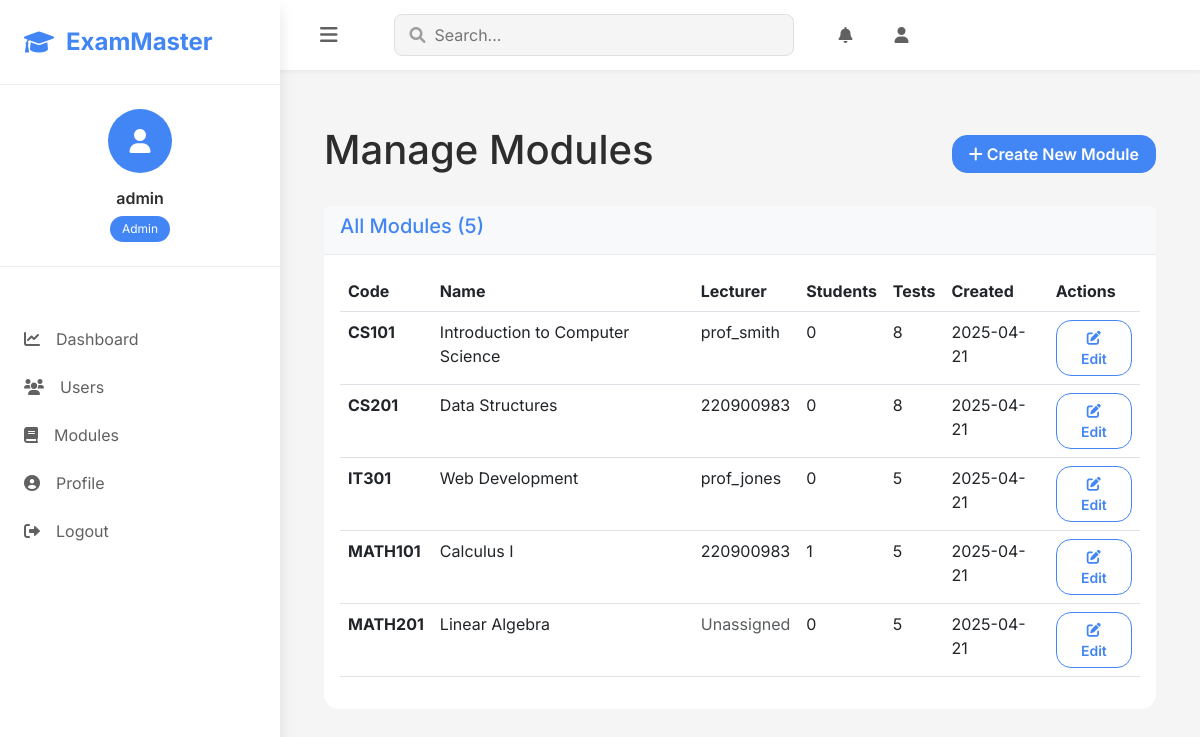
/admin/modules (signed in), run on the app's committed database.
### models.py (models this page shows, shortened)
class User(UserMixin, db.Model):
    id = db.Column(db.Integer, primary_key=True)
    username = db.Column(db.String(64), unique=True, nullable=False)
    email = db.Column(db.String(120), unique=True, nullable=False)
    password_hash = db.Column(db.String(256), nullable=False)
    role = db.Column(db.String(20), nullable=False)  # 'student', 'lecturer', or 'admin'
    date_registered = db.Column(db.DateTime, default=datetime.utcnow)
    face_encodings = db.Column(db.Text, nullable=True)  # store face encoding data as JSON
    created_tests = db.relationship('Test', backref='author', lazy=True,
                                   foreign_keys='Test.lecturer_id')
    test_attempts = db.relationship('TestAttempt', backref='student', lazy=True)
    taught_modules = db.relationship('Module', backref='lecturer', lazy=True)
    enrolled_modules = db.relationship('Module',
                                      secondary=student_module,
                                      backref=db.backref('enrolled_students', lazy='dynamic'),
                                      lazy='dynamic')
    def is_admin(self):
        print(f"Checking if user {self.username} is admin. Role: {self.role}")
        result = self.role == 'admin'
        print(f"is_admin result: {result}")
        return result

class Module(db.Model):
    id = db.Column(db.Integer, primary_key=True)
    code = db.Column(db.String(10), unique=True, nullable=False)  # e.g., CSC101
    name = db.Column(db.String(100), nullable=False)  # e.g., "Introduction to Computer Science"
    description = db.Column(db.Text, nullable=True)
    created_at = db.Column(db.DateTime, default=datetime.utcnow)
    lecturer_id = db.Column(db.Integer, db.ForeignKey('user.id'), nullable=True)
    tests = db.relationship('Test', backref='module', lazy=True)

### routes.py (the view)
@app.route('/admin/modules', methods=['GET'])
@login_required
def admin_manage_modules():
    if not current_user.is_admin():
        flash('Access denied: You need to be an administrator to access this page.', 'danger')
        return redirect(url_for('index'))
    modules = Module.query.order_by(Module.code).all()
    return render_template(
        'admin/manage_modules.html',
        title='Manage Modules',
        modules=modules
    )

### models.py (called while the page is built)
@login_manager.user_loader
def load_user(user_id):
    return User.query.get(int(user_id))

### templates/admin/manage_modules.html (shortened to what this page needs)
{% extends 'base.html' %}
{% block content %}
<div class="container mt-4">
    <div class="d-flex justify-content-between align-items-center mb-4">
        <h1>Manage Modules</h1>
        <a href="{{ url_for('admin_create_module') }}" class="btn btn-primary">
            <i class="fas fa-plus"></i> Create New Module
        </a>
    </div>
    <div class="card">
        <div class="card-header bg-light">
            <h5>All Modules ({{ modules|length }})</h5>
        </div>
        <div class="card-body">
            <div class="table-responsive">
                <table class="table table-hover">
                    <thead>
                        <tr>
                            <th>Code</th>
                            <th>Name</th>
                            <th>Lecturer</th>
                            <th>Students</th>
                            <th>Tests</th>
                            <th>Created</th>
                            <th>Actions</th>
                        </tr>
                    </thead>
                    <tbody>
                        {% for module in modules %}
                        <tr>
                            <td><strong>{{ module.code }}</strong></td>
                            <td>{{ module.name }}</td>
                            <td>
                                {% if module.lecturer %}
                                    {{ module.lecturer.username }}
                                {% else %}
                                    <span class="text-muted">Unassigned</span>
                                {% endif %}
                            </td>
                            <td>{{ module.enrolled_students.count() }}</td>
                            <td>{{ module.tests|length }}</td>
                            <td>{{ module.created_at.strftime('%Y-%m-%d') }}</td>
                            <td>
                                <div class="btn-group" role="group">
                                    <a href="{{ url_for('admin_edit_module', module_id=module.id) }}" class="btn btn-sm btn-outline-primary">
                                        <i class="fas fa-edit"></i> Edit
                                    </a>
                                </div>
                            </td>
                        </tr>
                        {% endfor %}
                    </tbody>
                </table>
            </div>
        </div>
    </div>
</div>
{% endblock %}

### templates/base.html (shortened to what this page needs)
<!DOCTYPE html>
<html lang="en">
<head>
    <link href="https://cdn.jsdelivr.net/npm/bootstrap@5.3.0-alpha1/dist/css/bootstrap.min.css" rel="stylesheet">
    <link rel="stylesheet" href="https://cdnjs.cloudflare.com/ajax/libs/font-awesome/6.0.0/css/all.min.css">
    <link rel="stylesheet" href="https://cdn.jsdelivr.net/npm/bootstrap-icons@1.11.3/font/bootstrap-icons.min.css">
    <link rel="stylesheet" href="{{ url_for('static', filename='css/style.css', v='1.0.1') }}">
    <script src="https://cdn.jsdelivr.net/npm/chart.js"></script> </head>
<body class="modern-theme">
    <nav class="sidebar" id="sidebar">
        <div class="sidebar-header">
            <a class="brand" href="{{ url_for('index') }}">
                <i class="fas fa-graduation-cap"></i>
                <span>ExamMaster</span>
            </a>
        </div>
        {% if current_user.is_authenticated %}
        <div class="user-profile">
            <div class="avatar">
                <i class="fas fa-user"></i>
            </div>
            <div class="user-info">
                <h6>{{ current_user.username }}</h6>
                <span class="role-badge">{{ current_user.role.capitalize() }}</span>
            </div>
        </div>
        <ul class="nav-links">
            {% if current_user.is_admin() %}
                <li><a href="{{ url_for('admin_dashboard') }}"><i class="fas fa-chart-line"></i>Dashboard</a></li>
                <li><a href="{{ url_for('admin_manage_users') }}"><i class="fas fa-users"></i>Users</a></li>
                <li><a href="{{ url_for('admin_manage_modules') }}"><i class="fas fa-book"></i>Modules</a></li>
            {% elif current_user.is_lecturer() %}
                <li><a href="{{ url_for('lecturer_dashboard') }}"><i class="fas fa-chart-line"></i>Dashboard</a></li>
                <li><a href="{{ url_for('manage_modules') }}"><i class="fas fa-book"></i>My Modules</a></li>
                <li><a href="{{ url_for('create_test') }}"><i class="fas fa-plus-circle"></i>Create Test</a></li>
            {% endif %}
            <li><a href="{{ url_for('profile') }}"><i class="fas fa-user-circle"></i>Profile</a></li>
            <li><a href="{{ url_for('logout') }}"><i class="fas fa-sign-out-alt"></i>Logout</a></li>
        </ul>
        {% endif %}
    </nav>
    <div class="main-content">
        <header class="top-bar">
            <button id="sidebar-toggle" class="menu-toggle">
                <i class="fas fa-bars"></i>
            </button>
            <div class="search-bar">
                <i class="fas fa-search"></i>
                <input type="text" placeholder="Search...">
            </div>
            {% if current_user.is_authenticated %}
            <div class="top-bar-actions">
                <a href="#" class="action-btn"><i class="fas fa-bell"></i></a>
                <a href="{{ url_for('profile') }}" class="action-btn"><i class="fas fa-user"></i></a>
            </div>
            {% endif %}
        </header>
        <main class="content-wrapper">
            {% block content %}{% endblock %}
        </main>
    </div>
</body>
</html>

### static/css/style.css (style rules this page uses)
:root { --primary-color: #4361ee; --secondary-color: #3f37c9; --success-color: #4cc9f0; --warning-color: #f72585; --info-color: #4895ef; --light-bg: #f8f9fa; --dark-text: #2b2d42; --gray-text: #8d99ae; --white: #ffffff; --sidebar-width: 280px; --header-height: 70px; --border-radius: 15px; --card-shadow: 0 4px 20px rgba(0, 0, 0, 0.05); --menu-active-bg: #4285F4; --menu-active-color: #fff; }
.user-profile { text-align: center; padding: 2rem 0; border-bottom: 1px solid rgba(0,0,0,0.1); margin-bottom: 2rem; }
:root { --primary-color: #4285F4; --primary-dark: #1a73e8; --secondary-color: #34A853; --accent-color: #FBBC04; --danger-color: #EA4335; --success-color: #34A853; --warning-color: #FBBC04; --info-color: #4285F4; --dark: #1f1f1f; --gray-900: #2d2d2d; --gray-800: #424242; --gray-700: #616161; --gray-600: #757575; --gray-500: #9e9e9e; --gray-400: #bdbdbd; --gray-300: #e0e0e0; --gray-200: #eeeeee; --gray-100: #f5f5f5; --white: #ffffff; --sidebar-width: 280px; --sidebar-collapsed-width: 70px; --topbar-height: 70px; --content-padding: 2rem; --card-border-radius: 16px; --btn-border-radius: 8px; --shadow-sm: 0 2px 4px rgba(0,0,0,0.05); --shadow-md: 0 4px 6px rgba(0,0,0,0.07); --shadow-lg: 0 10px 15px rgba(0,0,0,0.1); --shadow-xl: 0 20px 25px rgba(0,0,0,0.15); }
.modern-theme { font-family: 'Inter', sans-serif; background-color: var(--gray-100); color: var(--gray-900); }
.sidebar { position: fixed; left: 0; top: 0; height: 100vh; width: var(--sidebar-width); background: var(--white); box-shadow: var(--shadow-lg); transition: all 0.3s ease; z-index: 1000; overflow-y: auto; }
.sidebar-header { padding: 1.5rem; border-bottom: 1px solid var(--gray-200); }
.brand { display: flex; align-items: center; gap: 0.75rem; color: var(--primary-color); text-decoration: none; font-size: 1.5rem; font-weight: 700; }
.user-profile { padding: 1.5rem; text-align: center; border-bottom: 1px solid var(--gray-200); }
.avatar { width: 64px; height: 64px; background: var(--primary-color); border-radius: 50%; display: flex; align-items: center; justify-content: center; color: var(--white); font-size: 1.5rem; margin: 0 auto 1rem; }
.user-info h6 { margin: 0; font-weight: 600; }
.role-badge { display: inline-block; padding: 0.25rem 0.75rem; background: var(--primary-color); color: var(--white); border-radius: 20px; font-size: 0.75rem; margin-top: 0.5rem; }
.nav-links { list-style: none; padding: 1rem 0; margin: 0; }
.nav-links li a { display: flex; align-items: center; padding: 0.75rem 1.5rem; color: var(--gray-700); text-decoration: none; transition: all 0.3s ease; gap: 1rem; }
.main-content { margin-left: var(--sidebar-width); min-height: 100vh; transition: all 0.3s ease; }
.top-bar { height: var(--topbar-height); background: var(--white); box-shadow: var(--shadow-sm); display: flex; align-items: center; padding: 0 var(--content-padding); position: sticky; top: 0; z-index: 900; }
.menu-toggle { background: none; border: none; color: var(--gray-700); font-size: 1.25rem; cursor: pointer; padding: 0.5rem; margin-right: 1rem; }
.search-bar { flex: 1; max-width: 400px; position: relative; margin: 0 2rem; }
.search-bar input { width: 100%; padding: 0.5rem 1rem 0.5rem 2.5rem; border: 1px solid var(--gray-300); border-radius: var(--btn-border-radius); background: var(--gray-100); }
.search-bar i { position: absolute; left: 1rem; top: 50%; transform: translateY(-50%); color: var(--gray-500); }
.top-bar-actions { display: flex; gap: 1rem; }
.action-btn { width: 40px; height: 40px; display: flex; align-items: center; justify-content: center; border-radius: 50%; color: var(--gray-700); text-decoration: none; transition: all 0.3s ease; }
.content-wrapper { padding: var(--content-padding); }
.card { border: none; border-radius: var(--border-radius); box-shadow: var(--shadow); transition: transform 0.3s ease; margin-bottom: 1.5rem; }
.card-header { background-color: var(--white); border-bottom: 1px solid rgba(0,0,0,.05); font-weight: 700; color: var(--primary-color); }
.btn-primary { background-color: var(--primary-color); border-color: var(--primary-color); }
.btn-outline-primary { color: var(--primary-color); border-color: var(--primary-color); }
.btn { border-radius: var(--border-radius); padding: .375rem 1rem; font-weight: 600; }

### data on the page
User: username "admin", role "Admin"
Module: code "CS101", name "Introduction to Computer Science", lecturer.username "prof_smith", enrolled_students.count "0", tests|length "8", created_at "2025-04-21"
Module: code "CS201", name "Data Structures", lecturer.username "220900983", enrolled_students.count "0", tests|length "8", created_at "2025-04-21"
Module: code "IT301", name "Web Development", lecturer.username "prof_jones", enrolled_students.count "0", tests|length "5", created_at "2025-04-21"
Module: code "MATH101", name "Calculus I", lecturer.username "220900983", enrolled_students.count "1", tests|length "5", created_at "2025-04-21"
Module: code "MATH201", name "Linear Algebra", shows "Unassigned", enrolled_students.count "0", tests|length "5", created_at "2025-04-21"

### other printed values
{{ modules|length }} "5"
